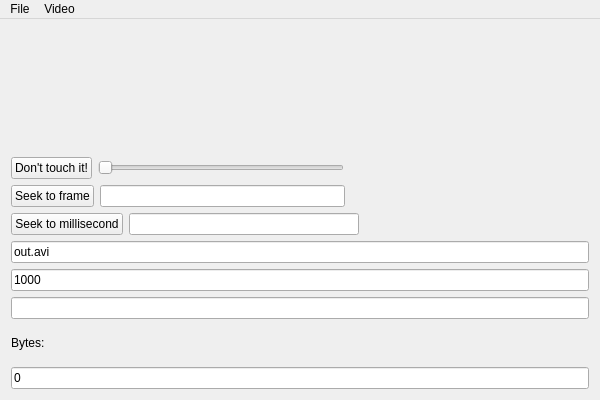
<?xml version="1.0" encoding="UTF-8"?>
<ui version="4.0">
 <class>MainWindow</class>
 <widget class="QMainWindow" name="MainWindow">
  <property name="geometry">
   <rect>
    <x>0</x>
    <y>0</y>
    <width>600</width>
    <height>400</height>
   </rect>
  </property>
  <property name="windowTitle">
   <string>The coolest player in the world</string>
  </property>
  <property name="windowIcon">
   <iconset>
    <normaloff>:/logo3.png</normaloff>:/logo3.png</iconset>
  </property>
  <widget class="QWidget" name="centralWidget">
   <layout class="QVBoxLayout" name="verticalLayout">
    <item>
     <widget class="WidgetDisplay" name="labelVideoFrame"/>
    </item>
    <item>
     <widget class="WidgetDisplay" name="labelVideoFrame_2"/>
    </item>
    <item>
     <widget class="QLabel" name="labelVideoInfo">
      <property name="text">
       <string/>
      </property>
     </widget>
    </item>
    <item>
     <layout class="QHBoxLayout" name="horizontalLayout_3">
      <item>
       <widget class="QPushButton" name="pushButtonNextFrame">
        <property name="text">
         <string>Don't touch it!</string>
        </property>
       </widget>
      </item>
      <item>
       <widget class="QSlider" name="audioSlider">
        <property name="maximum">
         <number>100</number>
        </property>
        <property name="orientation">
         <enum>Qt::Horizontal</enum>
        </property>
       </widget>
      </item>
      <item>
       <spacer name="horizontalSpacer_3">
        <property name="orientation">
         <enum>Qt::Horizontal</enum>
        </property>
        <property name="sizeHint" stdset="0">
         <size>
          <width>40</width>
          <height>20</height>
         </size>
        </property>
       </spacer>
      </item>
     </layout>
    </item>
    <item>
     <layout class="QHBoxLayout" name="horizontalLayout">
      <item>
       <widget class="QPushButton" name="pushButtonSeekFrame">
        <property name="text">
         <string>Seek to frame</string>
        </property>
       </widget>
      </item>
      <item>
       <widget class="QLineEdit" name="lineEditFrame"/>
      </item>
      <item>
       <spacer name="horizontalSpacer">
        <property name="orientation">
         <enum>Qt::Horizontal</enum>
        </property>
        <property name="sizeHint" stdset="0">
         <size>
          <width>40</width>
          <height>20</height>
         </size>
        </property>
       </spacer>
      </item>
     </layout>
    </item>
    <item>
     <layout class="QHBoxLayout" name="horizontalLayout_2">
      <item>
       <widget class="QPushButton" name="pushButtonSeekMillisecond">
        <property name="text">
         <string>Seek to millisecond</string>
        </property>
       </widget>
      </item>
      <item>
       <widget class="QLineEdit" name="lineEditMillisecond"/>
      </item>
      <item>
       <spacer name="horizontalSpacer_2">
        <property name="orientation">
         <enum>Qt::Horizontal</enum>
        </property>
        <property name="sizeHint" stdset="0">
         <size>
          <width>40</width>
          <height>20</height>
         </size>
        </property>
       </spacer>
      </item>
     </layout>
    </item>
    <item>
     <widget class="QLineEdit" name="outFileName">
      <property name="text">
       <string>out.avi</string>
      </property>
     </widget>
    </item>
    <item>
     <widget class="QLineEdit" name="downloadSpeedPer">
      <property name="text">
       <string>1000</string>
      </property>
     </widget>
    </item>
    <item>
     <widget class="QLineEdit" name="startTime"/>
    </item>
    <item>
     <widget class="QLabel" name="label">
      <property name="text">
       <string>Bytes:</string>
      </property>
     </widget>
    </item>
    <item>
     <widget class="QLineEdit" name="byteCounter">
      <property name="text">
       <string>0</string>
      </property>
     </widget>
    </item>
   </layout>
  </widget>
  <widget class="QMenuBar" name="menuBar">
   <property name="geometry">
    <rect>
     <x>0</x>
     <y>0</y>
     <width>600</width>
     <height>21</height>
    </rect>
   </property>
   <widget class="QMenu" name="menuFile">
    <property name="title">
     <string>File</string>
    </property>
    <addaction name="actionQuit"/>
   </widget>
   <widget class="QMenu" name="menuVideo">
    <property name="title">
     <string>Video</string>
    </property>
    <addaction name="actionLoad_video"/>
    <addaction name="actionSave_synthetic_video"/>
    <addaction name="actionSave_synthetic_variable_frame_rate_video"/>
   </widget>
   <addaction name="menuFile"/>
   <addaction name="menuVideo"/>
  </widget>
  <action name="actionQuit">
   <property name="text">
    <string>Quit</string>
   </property>
   <property name="shortcut">
    <string>Ctrl+Q</string>
   </property>
  </action>
  <action name="actionLoad_video">
   <property name="text">
    <string>Load video</string>
   </property>
   <property name="shortcut">
    <string>Ctrl+L</string>
   </property>
  </action>
  <action name="actionSave_synthetic_video">
   <property name="text">
    <string>Save synthetic video</string>
   </property>
   <property name="shortcut">
    <string>Ctrl+S</string>
   </property>
  </action>
  <action name="actionSave_synthetic_variable_frame_rate_video">
   <property name="text">
    <string>Save synthetic variable frame rate video</string>
   </property>
  </action>
 </widget>
 <layoutdefault spacing="6" margin="11"/>
 <customwidgets>
  <customwidget>
   <class>WidgetDisplay</class>
   <extends>QLabel</extends>
   <header>widgetdisplay.h</header>
  </customwidget>
 </customwidgets>
 <resources/>
 <connections/>
</ui>
